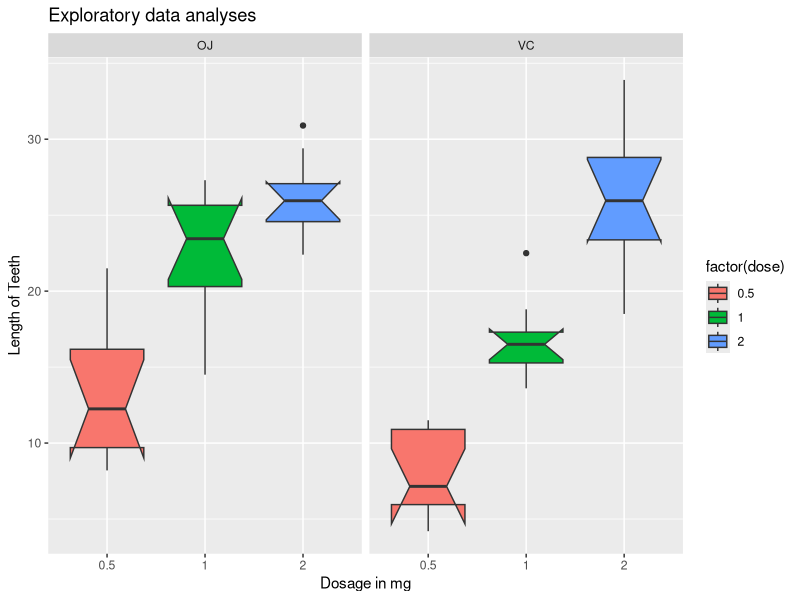

Write the R code that produced this figure.
## ---- chunk 1
# Setup and run the simulation
setwd('C:\\Users\\Ivan.Liuyanfeng\\Desktop\\Data_Mining_Work_Space\\Data-Science-Statistical-Inference\\project')
library(ggplot2)
library(datasets)
## ---- chunk 2
data(ToothGrowth)
head(ToothGrowth)
g1 <- ggplot(ToothGrowth, aes(x=factor(dose),y=len,fill=factor(dose)))
g1 + geom_boxplot(notch=T) + facet_grid(.~supp) + 
    scale_x_discrete("Dosage in mg") + 
    scale_y_continuous("Length of Teeth") + 
    ggtitle("Exploratory data analyses")
## ---- chunk 3
library(reshape2)
summary(ToothGrowth)

## ---- chunk 4

## ---- chunk 5

